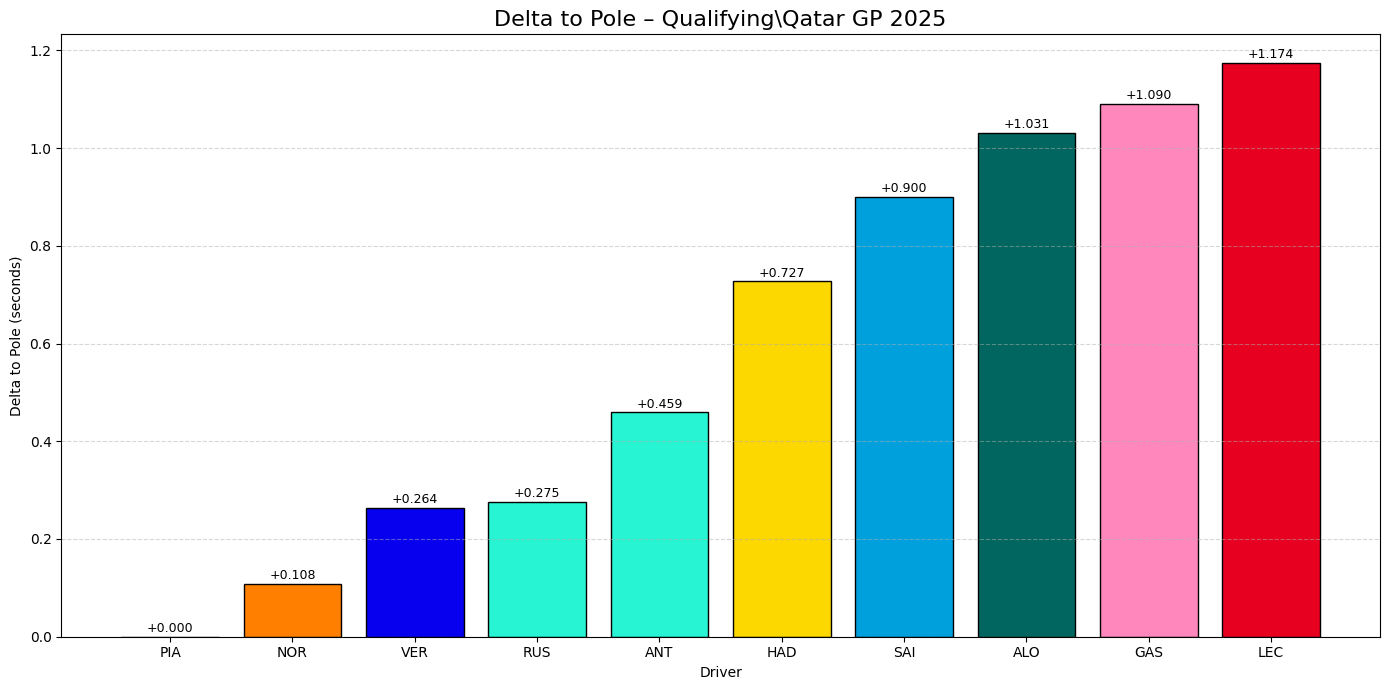

The Python source for this figure:
import os
import fastf1
import fastf1.plotting
import matplotlib.pyplot as plt
import pandas as pd

# ===============================
# CACHE (WAJIB DI COLAB)
# ===============================
CACHE_DIR = "/content/fastf1_cache"
os.makedirs(CACHE_DIR, exist_ok=True)
fastf1.Cache.enable_cache(CACHE_DIR)

fastf1.plotting.setup_mpl(misc_mpl_mods=False)

# ===============================
# CONFIG
# ===============================
YEAR = 2025
RACE_NAME = "Qatar"
SESSION = "Q"

# ===============================
# LOAD SESSION
# ===============================
session = fastf1.get_session(YEAR, RACE_NAME, SESSION)
session.load()

# ===============================
# OFFICIAL QUALI RESULTS (STABLE)
# ===============================
results = session.results.copy()

# Driver yang masuk Q3
results = results.dropna(subset=["Q3"])
results["Q3"] = pd.to_timedelta(results["Q3"])

# ===============================
# DELTA TO POLE
# ===============================
pole_time = results["Q3"].min()
results["Delta"] = (results["Q3"] - pole_time).dt.total_seconds()
results = results.sort_values("Delta")

# ===============================
# TEAM COLORS (FASTF1 3.7 – CORRECT)
# ===============================
colors = [
    fastf1.plotting.get_team_color(team, session)
    for team in results["TeamName"]
]

# ===============================
# PLOT
# ===============================
plt.figure(figsize=(14, 7))
plt.bar(
    results["Abbreviation"],
    results["Delta"],
    color=colors,
    edgecolor="black"
)

plt.title("Delta to Pole – Qualifying\Qatar GP 2025", fontsize=16)
plt.xlabel("Driver")
plt.ylabel("Delta to Pole (seconds)")
plt.grid(axis="y", linestyle="--", alpha=0.5)

for i, delta in enumerate(results["Delta"]):
    plt.text(i, delta + 0.01, f"+{delta:.3f}", ha="center", fontsize=9)

plt.tight_layout()
plt.show()
